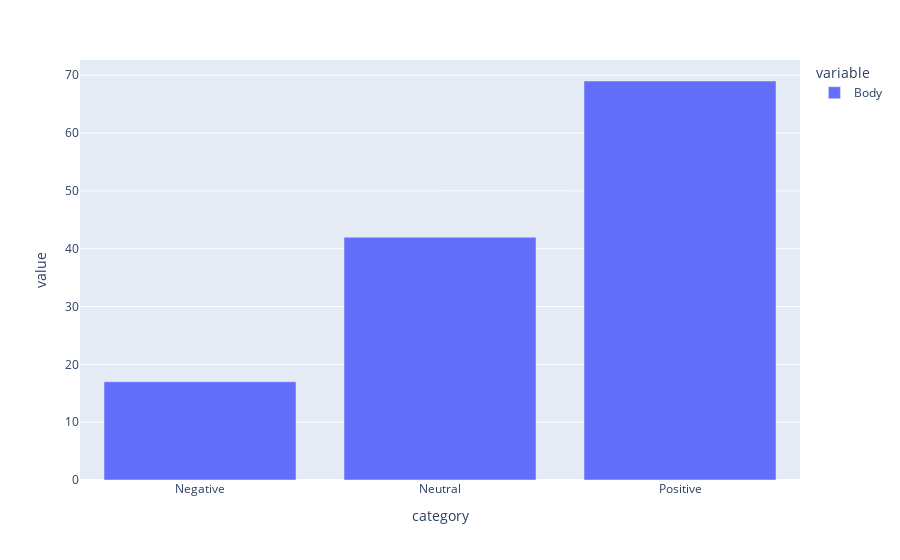

Notebook cell for this chart:
### Markdown cell above
# Castlery (forum)

### Code cell
castlery=pd.read_csv('./data/clean_consolidated_castlery (forum).csv')

# drop missing rows
# castlery.dropna(axis=0, inplace=True)

castlery=castlery.drop(['Unnamed: 0','Author','Reply to','Message Replying to','Permalink',
              'Score','Subpage/Subreddit','TimeStamp','Year','Source'],axis=1)

sent=[]

for index,row in castlery.iterrows():
    r=predict_class([str(row['Body'])])
    sent.append(r)

castlery['category']=sent

# The distribution of sentiments
castlery.groupby('category').count().plot(kind='bar')

### Figure 1 — Plotly figure (JSON) as saved in the notebook; plotly's stock layout.template omitted (floating-point values rounded to 4 significant figures)
{"data": [{"alignmentgroup": "True", "hovertemplate": "variable=Body<br>category=%{x}<br>value=%{y}<extra></extra>", "legendgroup": "Body", "marker": {"color": "#636efa"}, "name": "Body", "offsetgroup": "Body", "orientation": "v", "showlegend": true, "textposition": "auto", "type": "bar", "x": ["Negative", "Neutral", "Positive"], "xaxis": "x", "y": [17, 42, 69], "yaxis": "y"}], "layout": {"barmode": "relative", "legend": {"title": {"text": "variable"}, "tracegroupgap": 0}, "margin": {"t": 60}, "xaxis": {"anchor": "y", "domain": [0, 1], "title": {"text": "category"}}, "yaxis": {"anchor": "x", "domain": [0, 1], "title": {"text": "value"}}}}
